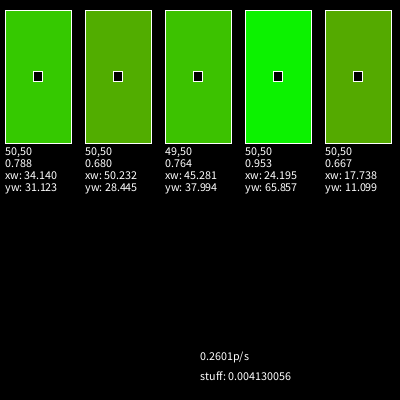
Frame 1 (no input)
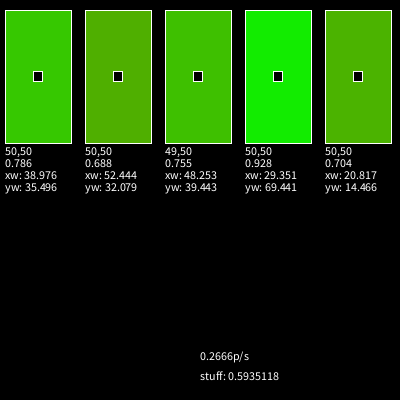
Frame 60 (the mouse pressed at the canvas centre just before this capture)
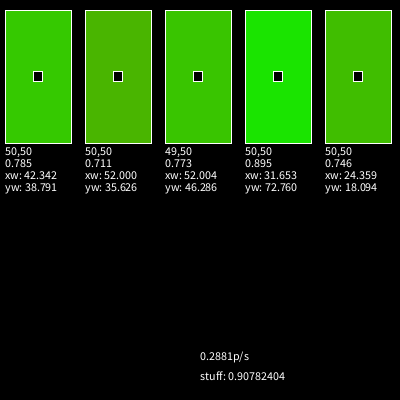
Frame 120 (the mouse held since frame 60 and released just before this capture)

The Processing sketch that drew these frames (run headless with seeded random() and noise(); from frame 60 on, the mouse is pressed at the canvas centre):

// Processing sketch: TheGame
// ── TheGame.pde
ArrayList<Slider> sliders = new ArrayList<Slider>();
boolean selected = false;
Slider sel = null;
float ps = 0;
float stuff = 0;
float factor = 0;
void setup() {

  size(400, 400);
  for (int i = 0; i < 5; i++) {
    float xPos = 5 + (i * (width/ 5));
    float yPos = 10;
    float sw = width / 6;
    float sh = height / 3;
    float bw = sw / 5;
    float bh = sw / 5;
    float xV = xPos + sw / 2 - bw / 2;
    float yV = yPos + sh / 2 - bh / 2;

    Slider s = new Slider(xPos, yPos, sw, sh, bw, bh, xV, yV);

    s.showX = true;
    s.showY = true;
    sliders.add(s);
  }

  //for (int i = 0; i < 5; i++) {
  //  sliders.add(new Slider( 10, 130 + (25 * i), width - 20, 20, 20, 20, 0, 0));
  //}
}

void draw() {
  background(0);
  ps = 0;
  factor = 1;
  for (Slider s : sliders) {
    s.draw();
    factor *= s.factor;
    if (s.affecting) {
      //ps += (s.amt * s.factor);
      
      
    }
  }
  
  ps = factor;

  stuff += (ps / frameRate);
  if (stuff < 0) {
    stuff = 0;
  }
  text("stuff: " + stuff, width / 2, height - 20);
  text(nfc(ps,4) + "p/s", width / 2, height - 40);
}

void mousePressed() {
  sel = null;
  for (Slider s : sliders) {
    s.selected = false;
  }
  for (Slider s : sliders) {
    if (s.inside(mouseX, mouseY)) {
      s.selected = true;
      sel = s;
    }
  }
}

void mouseDragged() {
  if (sel != null) {
    sel.xValue = mouseX - sel.bw / 2;
    sel.yValue = mouseY - sel.bh / 2;
    sel.update();
  }
}

void mouseReleased() {
  if (sel != null) {
    sel.affecting = true;
    //sel.updateAmt();
    sel.selected =false;
    sel = null;
  }
  
  //for(Slider s : sliders) {
  //  println(s.xWant + ": " + s.xDiff + " " + s.yWant + ": " + s.yDiff); 
  //  break;
  //}
}
// ── DraggablesClas.pde
class Slider {
  float x, y;
  float bw, bh;
  float sw, sh;
  float xValue, yValue;
  boolean showX = false;
  boolean showY = false;
  boolean affecting = false;
  float xWant;
  float xwd = 1;
  float xDiff;
  float yWant;
  float ywd = 1;
  float yDiff;
  float factor = 0;
  color sc = color(255);




  boolean selected = false;

  Slider(float x, float y, float sw, float sh, float bw, float bh, float xValue, float yValue) {
    this.x = x;
    this.y = y;
    this.sw = sw;
    this.sh = sh;
    this.bh = bh;
    this.bw = bw;
    this.xValue = xValue;
    this.yValue = yValue;
    updateAmt();
    update();
  }

  boolean inside(float x, float y) {
    if (x >= xValue && x <= xValue + bw && y >= yValue && y <= yValue + bh) {
      return true;
    }
    return false;
  }

  void updateAmt() {
    xWant = random(sw - bw);
    yWant = random(sh - bh);
  }

  void updateWant() {
    float range = 1;
    int r = (int) random(10000) % 100;

    if (r <= 10) {
      xWant += random(range) * xwd;
    } else if (r <= 20) {
      yWant += random(range) * ywd;
    }

    if (xWant < 0) {
      xWant = 0;
      xwd *= -1;
    } 

    if (xWant > sw - bw) {
      xWant = sw-bw;
      xwd *= -1;
    }

    if (yWant < 0) {
      yWant = 0;
      ywd *= -1;
    } 

    if (yWant > sh - bh) {
      yWant = sh-bh;
      ywd *= -1;
    }
    update();
  }

  void update() {
    
    if (xValue > x + sw - bw) {
      this.xValue = x + sw - bw;
    }

    if (xValue < x) {
      this.xValue = x;
    }

    if (yValue > y + sh - bh) {
      this.yValue = y + sh - bh;
    }

    if (yValue <= y) {
      this.yValue = y;
    }

    xDiff = abs((xValue - x) - xWant);
    yDiff = abs((yValue - y) - yWant);
    factor = map(xDiff + yDiff, 0, sw + sh - (bw + bh), 1, 0);
    sc = color(255 * (1 - factor), 255 * factor, 0);
  }

  void draw() {
    fill(sc);
    stroke(255);
    rect(x, y, sw, sh);
    updateWant();

    int xV = (int) map(xValue, x, x + sw - bw, 0, 100);
    int yV = (int) map(yValue, y, y + sh - bh, 0, 100);


    fill(0);
    rect(xValue + 2, yValue + 2, bw - 4, bh - 4);
    fill(255);
    String out = "";
    String out2 = "" + nfc(factor,3);
    if (showX) {
      out = "" + xV;
    }

    if (showY) {
      if (out.length() > 0) {
        out += "," + yV;
      } else {
        out = ""+yV;
      }
    }

    if (out.length() > 0) {
      text(out, x, y + sh + 12);
      text(out2, x, y + sh + 24);
      text("xw: " + nfc(xWant, 3), x, y + sh + 36);
      text("yw: " + nfc(yWant, 3), x, y + sh + 48);
    }
  }
}
